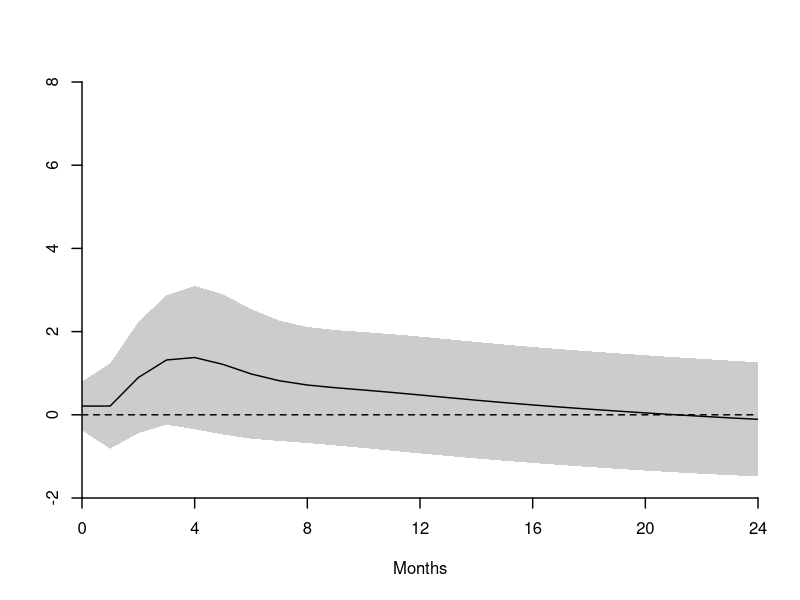
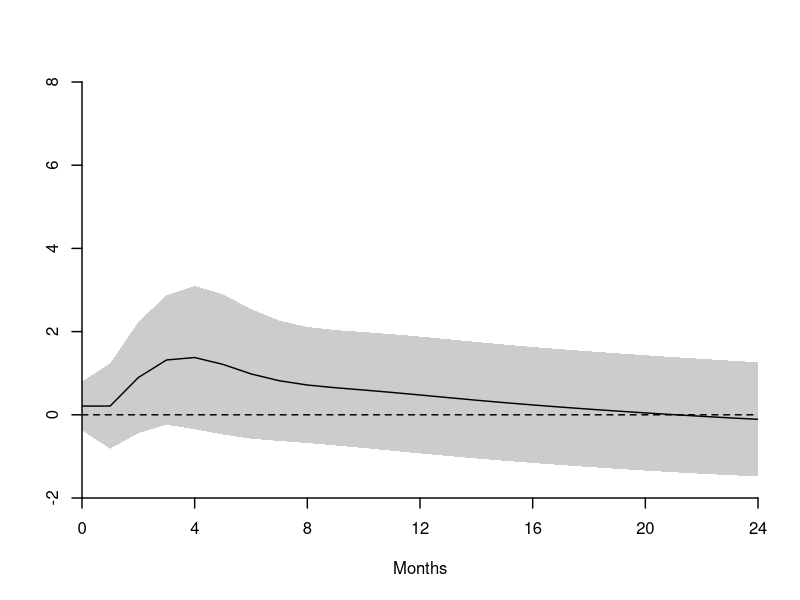
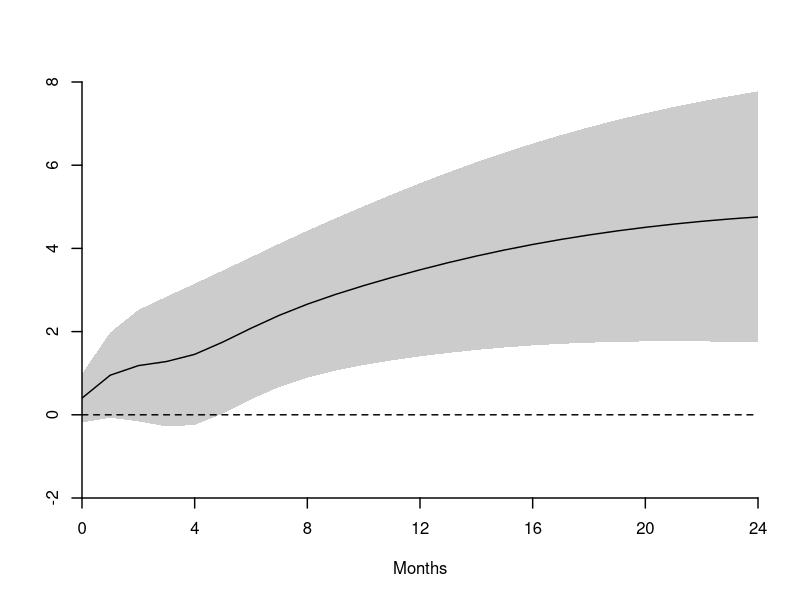
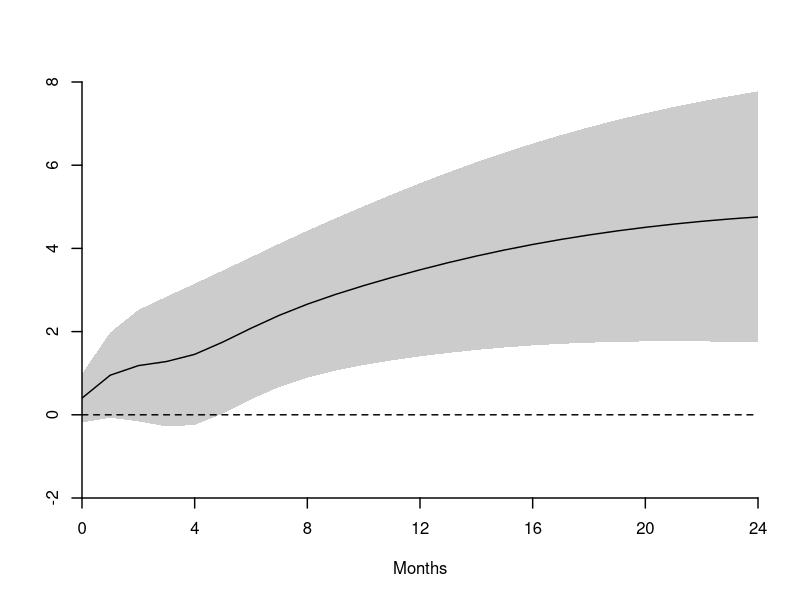

Here is the R script that generated these plots, in order:
#########################################################################
##  This file generates Figure 15.2
##  Oil Price Shocks
#########################################################################
### Uses files figure15_2a.txt, figure15_2b.txt
#########################################

dat <- read.table("figure15_2a.txt")
x <- dat[,1]
f <- dat[,2]
fL <- dat[,3]
fU <- dat[,4]

wd <- 1.4

pdf("HANSEN15-2a.pdf",family="Helvetica",colormodel='cmyk',width=4.5,height=4.5)
plot(x,f,type="l",xaxs="i",yaxs="i",ylab="",xlab="Months",bty="n",xaxt="n",yaxt="n",ylim=c(-2,8),xlim=c(0,24),lwd=wd) 
polygon(c(x,rev(x)),c(fL,rev(fU)),border=NA,col=grey(.8),lwd=wd)
axis(side=1,seq(0,24,4),lwd=wd)
axis(side=2,seq(-4,10,2),lwd=wd)
abline(h=0,lwd=wd,lty=2)
lines(x,f,lwd=wd)
dev.off()

postscript("HANSEN15-2a.eps",paper="special",width=4.5,height=4.5,horizontal=FALSE,onefile=FALSE,family="Helvetica",colormodel='cmyk')
plot(x,f,type="l",xaxs="i",yaxs="i",ylab="",xlab="Months",bty="n",xaxt="n",yaxt="n",ylim=c(-2,8),xlim=c(0,24),lwd=wd) 
polygon(c(x,rev(x)),c(fL,rev(fU)),border=NA,col=grey(.8),lwd=wd)
axis(side=1,seq(0,24,4),lwd=wd)
axis(side=2,seq(-4,10,2),lwd=wd)
abline(h=0,lwd=wd,lty=2)
lines(x,f,lwd=wd)
dev.off()

dat <- read.table("figure15_2b.txt")
x <- dat[,1]
f <- dat[,2]
fL <- dat[,3]
fU <- dat[,4]

wd <- 1.4

pdf("HANSEN15-2b.pdf",family="Helvetica",colormodel='cmyk',width=4.5,height=4.5)
plot(x,f,type="l",xaxs="i",yaxs="i",ylab="",xlab="Months",bty="n",yaxt="n",xaxt="n",ylim=c(-2,8),xlim=c(0,24),lwd=wd) 
polygon(c(x,rev(x)),c(fL,rev(fU)),border=NA,col=grey(.8),lwd=wd)
axis(side=1,seq(0,24,4),lwd=wd)
axis(side=2,seq(-4,10,2),lwd=wd)
abline(h=0,lwd=wd,lty=2)
lines(x,f,lwd=wd)
dev.off()

postscript("HANSEN15-2b.eps",paper="special",width=4.5,height=4.5,horizontal=FALSE,onefile=FALSE,family="Helvetica",colormodel='cmyk')
plot(x,f,type="l",xaxs="i",yaxs="i",ylab="",xlab="Months",bty="n",yaxt="n",xaxt="n",ylim=c(-2,8),xlim=c(0,24),lwd=wd) 
polygon(c(x,rev(x)),c(fL,rev(fU)),border=NA,col=grey(.8),lwd=wd)
axis(side=1,seq(0,24,4),lwd=wd)
axis(side=2,seq(-4,10,2),lwd=wd)
abline(h=0,lwd=wd,lty=2)
lines(x,f,lwd=wd)
dev.off()

